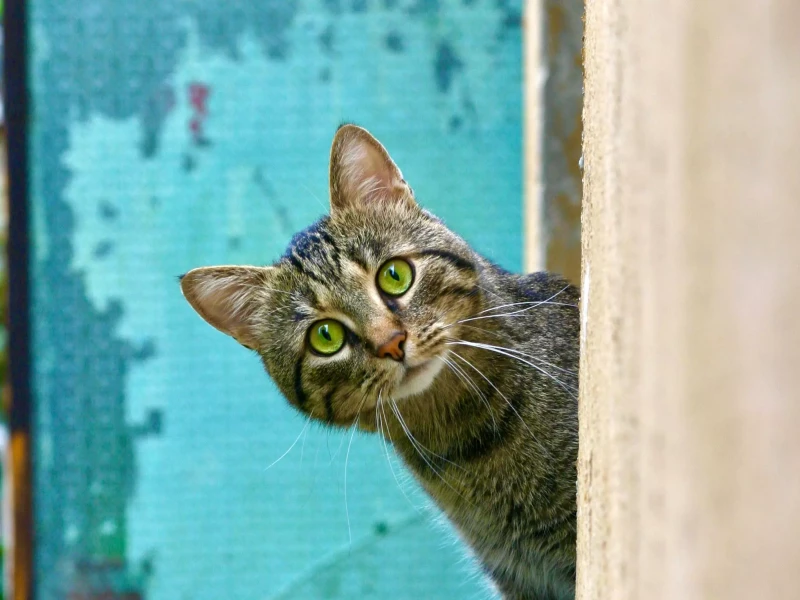
#> input picture uploads/Kucing-20230713184624.jpg, 800 x 600 px, found by its file name
$ jupyter execute ChainCode.ipynb
#> lines starting #> are read from the running program, lines starting #| are printed output that depends on the picture; after the words box and inside, x2 and y2 are one past the last pixel; in counts of white or black regions, pixels touching at a corner belong together
[cell 1]
from skimage import color
from skimage import io
import numpy as np
import cv2


originalImage = cv2.imread('uploads\Kucing-20230713184624.jpg')
#> originalImage is the input picture: shape (600, 800, 3); mean B, G, R 161.7, 168.4, 128.8
image = cv2.cvtColor(originalImage, cv2.COLOR_BGR2GRAY)
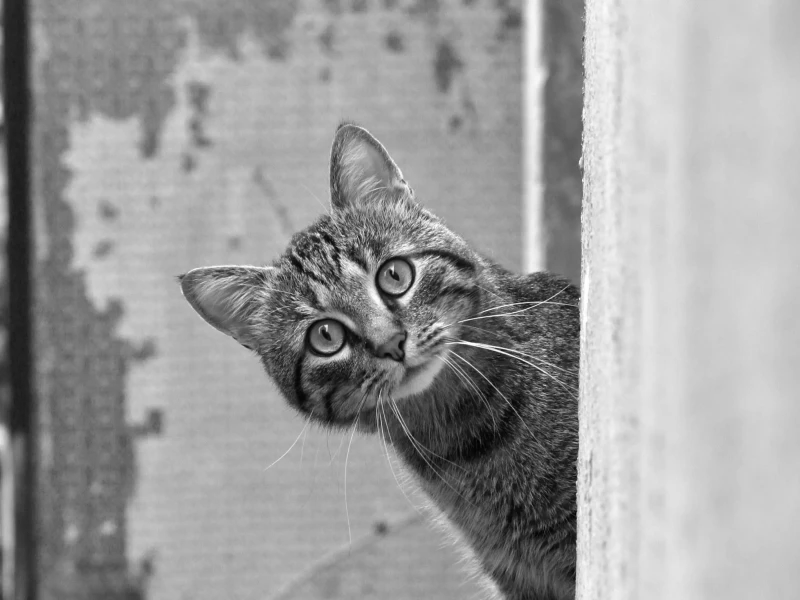
#> image: shape (600, 800); min 1, max 255, mean 155.7

(thresh, img) = cv2.threshold(image, 70, 255, 0)
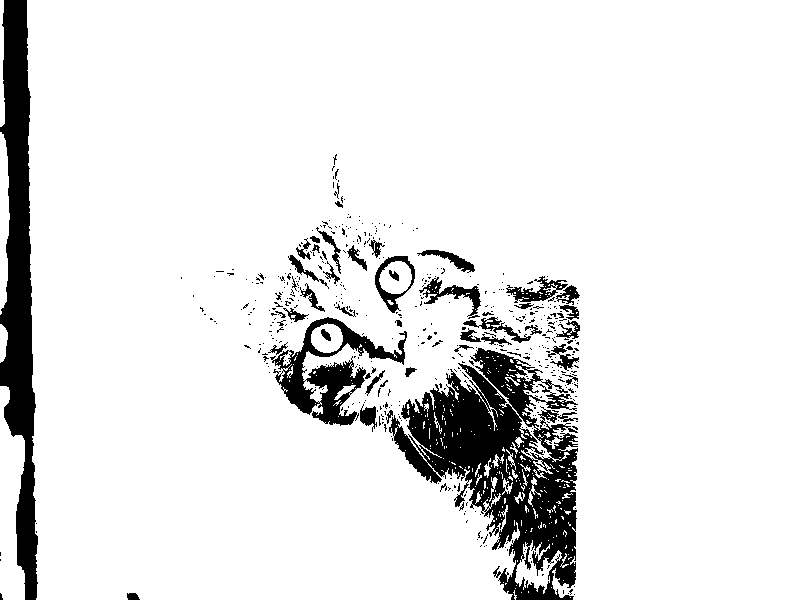
#> img: shape (600, 800); 90.1% white; 489 black regions (435 under 20 px), largest, box (x1, y1, x2, y2) and area: (389, 348, 578, 600) 21303, (0, 0, 38, 600) 13130, (270, 317, 407, 426) 4747


io.imshow(img )


## Discover the first point
for i, row in enumerate(img):
    for j, value in enumerate(row):
        if value == 255:
            start_point = (i, j)
            print(start_point, value)
            break
    else:
        continue
    break
#> this loop made 1 pass
#| (0, 0) 255

[cell 2]
img[3:6, 19:22]

directions = [ 0,  1,  2,
               7,      3,
               6,  5,  4]
dir2idx = dict(zip(directions, range(len(directions))))

change_j =   [-1,  0,  1, # x or columns
              -1,      1,
              -1,  0,  1]

change_i =   [-1, -1, -1, # y or rows
               0,      0,
               1,  1,  1]

border = []
chain = []
curr_point = start_point
for direction in directions:
    idx = dir2idx[direction]
    new_point = (start_point[0]+change_i[idx], start_point[1]+change_j[idx])
    if img[new_point] != 0: # if is ROI
        border.append(new_point)
        chain.append(direction)
        curr_point = new_point
        break
#> after the loop, border = [(-1, -1)]; chain = [0]
count = 0
while curr_point != start_point:
    #figure direction to start search
    b_direction = (direction + 5) % 8
    dirs_1 = range(b_direction, 8)
    dirs_2 = range(0, b_direction)
    dirs = []
    dirs.extend(dirs_1)
    dirs.extend(dirs_2)
    for direction in dirs:
        idx = dir2idx[direction]
        new_point = (curr_point[0]+change_i[idx], curr_point[1]+change_j[idx])
        if image[new_point] != 0: # if is ROI

            border.append(new_point)
            chain.append(direction)
            curr_point = new_point
            break
    if count == 1000: break
    count += 1
#> after the loop, border = [(-1, -1), (0, -1), (-1, 0), (-1, -1), (0, 0)]; chain = [0, 5, 2, 7, 4]; count = 4


print(count)
#| 4
print(chain)
#| [0, 5, 2, 7, 4]

[cell 3]
import numpy as np
import matplotlib.pyplot as plt


freeman_code=[3, 3, 3, 3, 3, 3, 3, 3, 3, 3, 3, 3, 3, 3, 3, 3, 3, 3, 3, 3, 3, 3, 3, 3, 3, 3, 3, 3, 3, 3, 3, 3, 3, 3, 3, 3, 3, 3, 3, 3, 3, 3, 3, 3, 3, 3, 3, 3, 3, 3, 3, 3, 3, 3, 3, 3, 3, 3, 3, 3, 3, 3, 3, 3, 3, 3, 3, 3, 3, 3, 3, 3, 3, 3, 3, 3, 3, 3, 3, 3, 3, 3, 3, 3, 3, 3, 3, 3, 3, 3, 3, 3, 3, 3, 3, 3, 3, 3, 3, 3, 3, 3, 3, 3, 3, 3, 3, 3, 3, 3, 3, 3, 3, 3, 3, 3, 3, 3, 3, 3, 3, 3, 3, 3, 3, 3, 3, 3, 3, 3, 3, 3, 3, 3, 3, 3, 3, 3, 3, 3, 3, 3, 3, 3, 3, 3, 3, 3, 3, 3, 3, 3, 3, 3, 3, 5, 5, 5, 5, 5, 5, 5, 5, 5, 5, 5, 5, 5, 5, 5, 5, 5, 5, 5, 5, 5, 5, 5, 5, 5, 5, 5, 5, 5, 5, 5, 5, 5, 5, 5, 5, 5, 5, 5, 5, 5, 5, 7, 7, 7, 7, 7, 7, 7, 7, 7, 7, 7, 7, 7, 7, 7, 7, 7, 7, 7, 7, 7, 7, 7, 7, 7, 7, 7, 7, 7, 7, 7, 7, 7, 7, 7, 7, 7, 7, 7, 7, 7, 7, 7, 7, 7, 7, 7, 7, 7, 7, 7, 7, 7, 7, 7, 7, 6, 5, 5, 5, 5, 5, 5, 5, 5, 5, 5, 5, 5, 5, 5, 5, 5, 5, 5, 5, 5, 5, 5, 5, 5, 5, 5, 5, 5, 5, 5, 5, 5, 5, 5, 5, 5, 5, 5, 5, 5, 5, 5, 5, 5, 5, 5, 5, 5, 5, 5, 5, 5, 5, 5, 5, 5, 5, 5, 5, 5, 5, 5, 5, 5, 5, 5, 5, 5, 5, 5, 5, 5, 5, 5, 5, 5, 5, 5, 5, 5, 5, 5, 5, 5, 5, 5, 5, 5, 5, 5, 5, 5, 5, 5, 5, 5, 5, 5, 5, 5, 5, 5, 5, 5, 5, 5, 5, 5, 5, 5, 5, 5, 5, 5, 5, 5, 5, 5, 5, 5, 5, 5, 5, 5, 5, 5, 5, 5, 5, 5, 5, 5, 5, 5, 5, 5, 5, 5, 5, 5, 5, 5, 5, 5, 5, 5, 5, 5, 5, 5, 5, 5, 5, 5, 5, 5, 7, 7, 7, 7, 7, 7, 7, 7, 7, 7, 7, 7, 7, 7, 7, 7, 7, 7, 7, 7, 7, 7, 7, 7, 7, 7, 7, 7, 7, 7, 7, 7, 7, 7, 7, 7, 7, 7, 7, 7, 7, 1, 1, 1, 1, 1, 1, 1, 1, 1, 1, 1, 1, 1, 1, 1, 1, 1, 1, 1, 1, 1, 1, 1, 1, 1, 1, 1, 1, 1, 1, 1, 1, 1, 1, 1, 1, 1, 1, 1, 1, 1, 1, 1, 1, 1, 1, 1, 1, 1, 1, 1, 1, 1, 1, 1, 1, 1, 1, 1, 1, 1, 1, 1, 1, 1, 1, 1, 1, 1, 1, 1, 1, 1, 1, 1, 1, 1, 1, 1, 1, 1, 1, 1, 1, 1, 1, 1, 1, 1, 1, 1, 1, 1, 1, 1, 1, 1, 1, 1, 1, 1, 1, 1, 1, 1, 1, 1, 1, 1, 1, 1, 1, 1, 1, 1, 1, 1, 1, 1, 1, 1, 1, 1, 1, 1, 1, 1, 1, 1, 1, 1, 1, 1, 1, 1, 1, 1, 1, 1, 1, 1, 1, 1, 1, 1, 1, 1, 1, 1, 1, 1, 1, 1, 1, 1, 1, 0, 7, 7, 7, 7, 7, 7, 7, 7, 7, 7, 7, 7, 7, 7, 7, 7, 7, 7, 7, 7, 7, 7, 7, 7, 7, 7, 7, 7, 7, 7, 7, 7, 7, 7, 7, 7, 7, 7, 7, 7, 7, 7, 7, 7, 7, 7, 7, 7, 7, 7, 7, 7, 7, 7, 7, 7, 1, 1, 1, 1, 1, 1, 1, 1, 1, 1, 1, 1, 1, 1, 1, 1, 1, 1, 1, 1, 1, 1, 1, 1, 1, 1, 1, 1, 1, 1, 1, 1, 1, 1, 1, 1, 1, 1, 1, 1, 1, 1]

img = np.zeros((300,300))

x, y = 4, 4
img[y][x] = 1
for direction in freeman_code:
    #if direction in [1,2,3]:
    if direction in [0,1,2]:
        y -= 1
    #if direction in [5,6,7]:
    if direction in [6,5,4]:
        y += 1
    #if direction in  [3,4,5]:
    if direction in [0,7,6]:
        x -= 1
    #if direction in [0,1,7]:
    if direction in [2,3,4]:
        x += 1

    img[y][x] = 1

plt.imshow(img, cmap='binary', vmin=0, vmax=1)
plt.show()
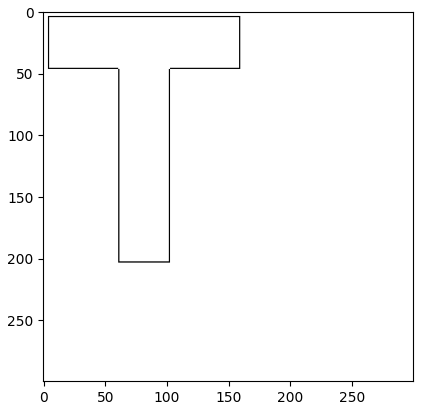
#> figure drawn by matplotlib, 1 panel

[cell 4]
import numpy as np
import matplotlib.pyplot as plt

#freeman_code = [3, 3, 3, 6, 6, 4, 6, 7, 7, 0, 0, 6]

freeman_code=[3,3,0,0,1,2,1,2]
#freeman_code=[3,2,3,0,0,1,1,2]

img = np.zeros((10,10))

x, y = 4, 4
img[y][x] = 1
for direction in freeman_code:
    #if direction in [1,2,3]:
    if direction in [1]:
        y -= 1
    #if direction in [5,6,7]:
    if direction in [3]:
        y += 1
    #if direction in  [3,4,5]:
    if direction in [2]:
        x -= 1
    #if direction in [0,1,7]:
    if direction in [0]:
        x += 1

    img[y][x] = 1

plt.imshow(img, cmap='binary', vmin=0, vmax=1)
plt.show()
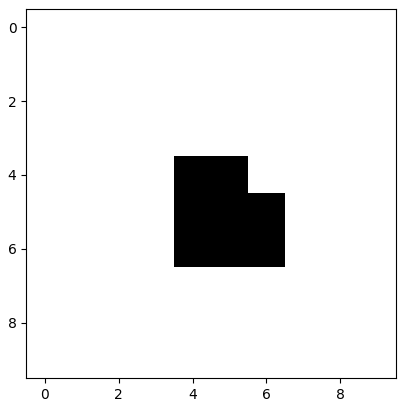
#> figure drawn by matplotlib, 1 panel
